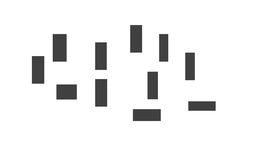
%> input picture EF-Astar/pictures/result4.png, 260 x 146 px, shrunk from 4093 x 2303 before the run
$ octave main1.m   (GNU Octave 9; MATLAB toolbox functions it lacks are replaced by stand-ins)
%> lines starting %> are read from the running program, lines starting %| are printed output that depends on the picture; in (x1, y1, x2, y2) boxes, pixels count from 0 and x2, y2 are one past the last pixel; in counts of white or black regions, pixels touching at a corner belong together; the program's own positions count from 1
%> further down, img is the input picture: size 146x260x3 uint8; min 36, max 255, mean 237.7
### EF-Astar/expansion.m
function grayImage = expansion(grayImage)


  % 1. 读取.png灰度图片
  %grayImage = imread('result.png'); % 替换为你的图片文件名

  % 2. 将灰度图片转换为二值图像（如果需要）


  grayImage = rgb2gray(grayImage);
%   grayImage = imresize(grayImage, 0.1);

  grayImage = 255-grayImage;
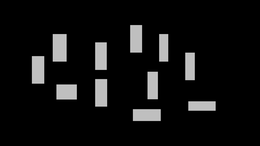
%> grayImage: size 146x260 uint8; min 0, max 219, mean 17.3
  % 选择一个阈值来二值化图像
  threshold = 0; % 你可以根据图片内容选择合适的阈值
  binaryImage = grayImage > threshold; % 将灰度值大于阈值的像素设为true（1），其余为false（0）
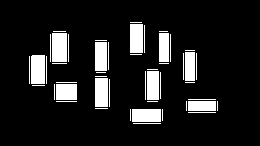
%> binaryImage: size 146x260 logical; 12% white; 48 white regions (20 under 20 px), largest, box (x1, y1, x2, y2) and area: (52, 33, 67, 62) 435, (31, 55, 45, 84) 405, (130, 24, 143, 53) 377

  % 3. 定义一个结构元素
  se = strel('disk', 30); % 半径为2的圆盘形结构元素，你可以根据需要调整大小
  % 或者使用方形结构元素
  %se = strel('square', 100); % 3x3的方形结构元素

  % 4. 使用imdilate函数进行膨胀操作
  dilatedImage = imdilate(binaryImage, se);
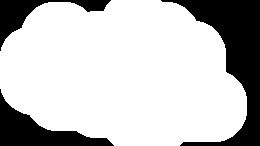
%> dilatedImage: size 146x260 logical; 76.7% white; 3 black regions, box (x1, y1, x2, y2) and area: (161, 0, 260, 146) 5156, (0, 89, 114, 146) 2294, (0, 0, 111, 51) 1409
  %dilatedImage = - dilatedImage;

  dilatedImage = 1-dilatedImage;

  grayImage = dilatedImage * 128;

end

### EF-Astar/detect_corners.m
function strongestCorners =  detect_corners(image,Imp, markerStyle, markerColor)
%> called with markerStyle = 'o', markerColor = 'b'
    % 如果没有指定标记样式和颜色，则使用默认值
    if nargin < 2 || isempty(markerStyle)
        markerStyle = '+'; % 默认标记样式
    end
    if nargin < 3 || isempty(markerColor)
        markerColor = 'r'; % 默认标记颜色为红色
    end

    % 如果图像是彩色的，则转换为灰度图像
    if size(image, 3) == 3
        image = rgb2gray(image);
    end
    % [9 lines of commented-out code are left out]
   corners = detectMinEigenFeatures(image,'FilterSize', 71);%,'ROI', [50,150,1000,2000]
%> corners = 18 points; strongest (x, y): (1, 70), (93, 1), (230, 108), (1, 94), (1, 47)
% [4 lines of commented-out code are left out]


    figure;
    %imshow(image);
    imshow(Imp);
    hold on;
    %plot(corners.Location(:,1), corners.Location(:,2), markerStyle, 'MarkerSize', 5, 'MarkerFaceColor', markerColor);
    % 绘制最强的50个角点，使用不同的标记样式和颜色（可选）
    strongestCorners = corners.selectStrongest(round(1*length(corners)));
%> strongestCorners has the same summary as corners
    plot(strongestCorners.Location(:,1), strongestCorners.Location(:,2), 'o', 'MarkerSize', 5, 'MarkerFaceColor', 'g');


    %hold off;
end

### EF-Astar/collisionChecking.m
function feasible=collisionChecking(startPose,goalPose,map)
feasible=true;
dir=atan2(goalPose(1)-startPose(1),goalPose(2)-startPose(2));
for r=0:0.5:sqrt(sum((startPose-goalPose).^2))
    posCheck = startPose + r.*[sin(dir) cos(dir)];
    if ~(feasiblePoint(ceil(posCheck),map) && feasiblePoint(floor(posCheck),map) && ...
         feasiblePoint([ceil(posCheck(1)) floor(posCheck(2))],map) && feasiblePoint([floor(posCheck(1)) ceil(posCheck(2))],map))
        feasible=false;break;
    end
end
if ~feasiblePoint([floor(goalPose(1)),ceil(goalPose(2))],map), feasible=false; end

function feasible=feasiblePoint(point,map)
feasible=true;
if ~(point(1)>=1 && point(1)<=size(map,2) && ... % x in map
     point(2)>=1 && point(2)<=size(map,1) && ... % y in map
     map(point(2),point(1))==255) % x,y is Free
    feasible=false;
end

### EF-Astar/new_A_star_search.m
function path = new_A_star_search(Graph)
    %Initialize Start and Target
    path = [];
    PATH_LIST = [];
    OPEN = [];
    CLOSED  = [];
    Start = Graph(1).position;
    Target = Graph(end).position;
    Target_id = size(Graph,1);
    currentNodeId = 1;

    OPEN_COUNT=1;
    CLOSED_COUNT=1;
    noPath = 1;
    goal_distance = norm(Start - Target);
    heristic_distance = norm(Start - Target);
    path_cost = 0;
    Node_id = 1;


    OPEN(OPEN_COUNT,:) = [Node_id,Node_id,heristic_distance,0.0,goal_distance];
    % node id | parent node id | heristic distance | path cost | final score
    CLOSED(CLOSED_COUNT) = 1;
    % node id[]


    % A star Algorithm
    min_node=1;
    path_n=1;
    %path(path_n)=OPEN(1,1);
    PATH_LIST(1,:) = [1,1];

    while(size(OPEN,1)~=0)
        nExpand=[];
        %nExpand= Graph(currentNodeId).neighborID;


        nExpand=Expand_Neighbor(currentNodeId,OPEN(min_node,4),Graph,CLOSED);%Expand the childrens of node n
        OPEN(min_node,:)=[];   %Remove node n
        OPEN_COUNT=OPEN_COUNT-1;
        if (currentNodeId==Target_id) % 如果已经找到目标，结束循环
            break;
        end
        %如果邻居节点已经在OPEN中出现，替换父节点
        E_n=[];
        e_i=1;
        for i = 1 : size(nExpand,1)
            for j= 1 : size(OPEN,1)
                if nExpand(i,1) == OPEN(j,1)
                    E_n(e_i)=i;
                    e_i=e_i+1;
                    if nExpand(i,4) < OPEN(j,5)
                        OPEN(j,4) = nExpand(i,3);
                        OPEN(j,2) = currentNodeId;
                    end
                end
            end
        end


        for i=1:size(E_n,1)
            nExpand(E_n(i,:),:)=[];
        end

        %将扩展的邻居节点加入到OPEN中

        for i = 1: size(nExpand,1)
             OPEN_COUNT = OPEN_COUNT + 1;
%            heristic_distance = norm(Graph(nExpand(i,1)).position - Target);
             OPEN(OPEN_COUNT,:) = [double(nExpand(i,1)),currentNodeId, nExpand(i,2),nExpand(i,3),nExpand(i,4)];
        end

        %弹出OPEN中fn最小的节点

        [min_num,min_node] = min(OPEN(:,5));
        currentNodeId = OPEN(min_node,1);
        path_n=path_n+1;
        %path(path_n)=OPEN(min_node,1)

        CLOSED_COUNT  = CLOSED_COUNT + 1;
        CLOSED(CLOSED_COUNT) = currentNodeId;

        PATH_LIST(path_n,:) = OPEN(min_node,1:2);


    end
    path = [];
    path_n = 1;
    child = PATH_LIST(end,1);
    path(1) = child;
    father = PATH_LIST(end,2);
    while(child ~= 1)
        child = father;
        path_n = path_n + 1;
        path(path_n) = child;
        idx =  PATH_LIST(:,1) == father;
        father = PATH_LIST(idx, 2);
    end

end

### EF-Astar/Expand_Neighbor.m
function exp_array=Expand_Neighbor(node_id,gn,Graph,CLOSED)

    exp_array=[];
    exp_count=1;

    for i = 1 : Graph(node_id).neighborNum
        neighbor_ID = Graph(node_id).neighborID(i);
        if  ismember(neighbor_ID, CLOSED)
            continue;
        end

            h = norm(Graph(neighbor_ID).position - Graph(end).position);
            exp_array(exp_count,1) = neighbor_ID;
            exp_array(exp_count,2) = h;
            exp_array(exp_count,3) = gn +  Graph(node_id).neighborDis(i);
            exp_array(exp_count,4) = exp_array(exp_count,2)+exp_array(exp_count,3);%fn
            exp_count=exp_count+1;

    end


end

### EF-Astar/main1.m
clc;clear;%close all;
img = imread('result4.png'); % 读取图像


Imp=  rgb2gray(img);
%Imp = imresize(Imp, 0.1);

image = expansion(img);
%
tic
corners = detect_corners(image,Imp, 'o', 'b'); % 调用函数，指定标记样式为圆圈，颜色为蓝色
toc

% a = [rand*4093,rand*2303];
% b = [rand*4093,rand*2303];

 %imshow(Imp)
 hold on
 %plot([corners(1).Location(1),corners(2).Location(1)],[corners(1).Location(1),corners(2).Location(2)],'r-','MarkerSize',3, 'MarkerFaceColor','g','Linewidth', 1);
 %plot([a(1),b(1)],[a(2),b(2)],'r-','MarkerSize',3, 'MarkerFaceColor','g','Linewidth', 1);
 startPoint = [80,1000.0];
 targetPoint = [4000.0,1274.0];

 Nodes = [startPoint;corners.Location;targetPoint];
%> Nodes = 20 rows, first 12: [80 1000; 1 70; 93 1; 230 108; 1 94; 1 47; 140 1; 191 146; 56 10; 53 10; 99 146; 172 1]


 Node = struct();
 Node.position = [];
 Node.neighborID = int64([]);
 Node.neighborNum = int64(0);
 Node.neighborDis = double([]);
 Graph = repmat(Node, length(Nodes), 1);
%> Graph = 20 items; first 5, neighborNum: 0, 0, 0, 0, 0

 plot(startPoint(1),startPoint(2),'b*','MarkerSize',10);
 plot(targetPoint(1),targetPoint(2),'r*','MarkerSize',10);
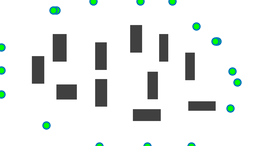
%> figure redrawn from the program's plot data

% [12 lines of commented-out code are left out]
tic
for i = 1: length(Nodes)
    a = Nodes(i,:);
%> a = [80 1000]
    Graph(i).position = Nodes(i,:);

    for j = 1 : length(Nodes)
        if i == j
            continue;
        end
        b = Nodes(j,:);
        if collisionChecking(a,b,Imp)
            Graph(i).neighborNum = Graph(i).neighborNum + 1;
            Graph(i).neighborID(Graph(i).neighborNum) = j;
            Graph(i).neighborDis(Graph(i).neighborNum) = norm(a-b);
        end

    end
end
Qx = [];
Qy = [];
path = new_A_star_search(Graph);
%> in new_A_star_search, `Target = Graph(end).position;`: Target = [4000 1274]
%> in new_A_star_search, `Target_id = size(Graph,1);`: Target_id = 20
%> in new_A_star_search, `goal_distance = norm(Start - Target);`: goal_distance = 3929.6
%> the loop in new_A_star_search, `while(size(OPEN,1)~=0)` made 1 pass
%> (path_n, CLOSED_COUNT) on pass 1: (2, 2)
%> the run ends on the next line
